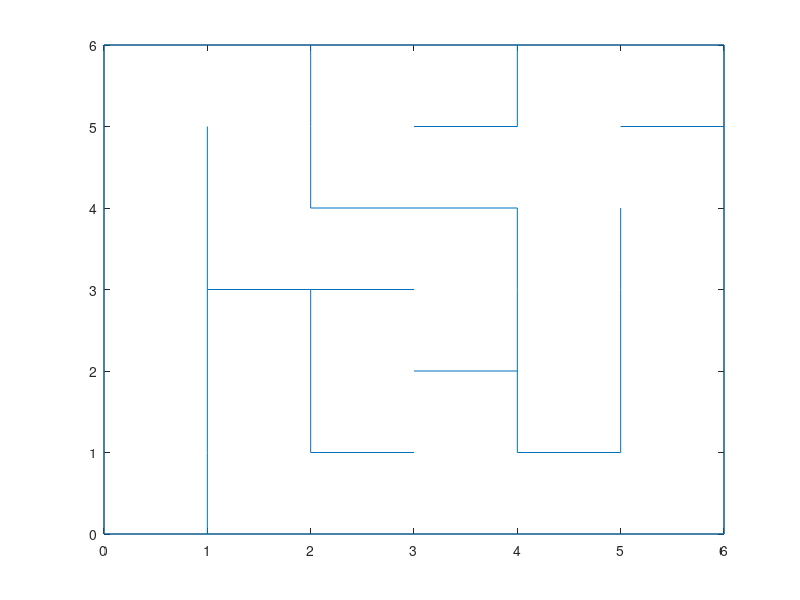

Write the MATLAB code that produced this figure.

function [lines,board,hist,result] = maze(rowDim,colDim,start,stop,doPlot,printResult)
% MAZE  generates a random maze
% input:
%   optional:
%         rowDim: default: 14 
%         colDim: default: 14
%         start:  startfield of the resultpath;  default: [1,1]
%         stop:   targetfield of the resultpath; default: [rowDim,colDim]
%         doPlot: plot to new figure; default: true
%         printResult: plot the result-path; default: true
% output: lines:  nx2 array, containing all lines of the maze, where a line segment (for example [0,0;1,0])
%                 is separated by a NaN-entry. This allows to plot the whole maze directly with
%                 plot(lines(:,1),lines(:,2))
%         board:  (2*rowDim) by 2*colDim boolean-array, where walls have a truth-value 1, free space 0
%                 can be inspected easyli with spy(board)
%         hist:   the path of the maze-generation. Whenever e backtrack was performed, a NaN-value was insearted.
%         result: the most direct path from the startpoint to the endpoint
% written by Balthasar Hofer
% lebalz@outlook.com
% 01/03/2017
  
  % standard values
  if nargin<2
    rowDim = 6;
    colDim = 6;
  end
  if nargin < 4
    start = [1,1];
    stop = [rowDim,colDim];
  end
  if nargin<5
    doPlot = true;
  end
  if nargin<6
    printResult = false;
  end

  isUsed = false(rowDim,colDim);        %is field already visited/used?
  board = true(2*rowDim+1,2*colDim+1);  %
  pos = [1,1];                    %current lookup pos
  isUsed(pos(1),pos(2))=true;    
  hist = zeros(0,2);              %visit-history
  histPos = 0;                    %backtrack position
  stackCntr = 0;                  %matlab restricts the number of recursive
                                  %calls to a platform-dependent size. To
                                  %prevent from overflows, keep track of
                                  %stack-deepness

  NEIGHBOURS = [...               %relative indexes for neighbour lookup
    0 , 1;...
    1 , 0;...
    0 ,-1;...
    -1, 0];
  % create random maze
  finished = next_iteration();
  while ~finished
    stackCntr = 0;
    finished=next_iteration();
  end
  
  % traverse history and set neighbour-fields
  h = hist;
  indx = 1:size(hist,1);
  
  %replace nan with current field --> no connected fields here
  h(indx(isnan(h(:,1))),:) = h(indx(isnan(h(:,1)))-1,:);

  %connected fields relative to curr pos
  conFieldInd = diff([h(:,1),h(:,2)]);
  conFieldInd = [conFieldInd;0,0];
  c = 1;
  
  % set walls on board
  for p = hist'
    if ~isnan(p(1))
      board(2*p(1),2*p(2)) = false;
      board(2*p(1)+conFieldInd(c,1),2*p(2)+conFieldInd(c,2)) = false;
    end
    c = c + 1;
  end

  % drawing lines
  lines = [];
  for j = 1:2:2*rowDim
    for k = 1:2:2*colDim
      if board(j,k)
        if sum(board(j,k:k+2))==3
          lines = [lines;j/2,k/2; j/2,k/2+1;NaN(1,2)];
        end
        if sum(board(j:j+2,k))==3
          lines = [lines;j/2,k/2; j/2+1,k/2;NaN(1,2)];
        end
      end
    end
  end
  
  % add boarder
  lines = [lines;...
    rowDim+0.5,0.5;...
    rowDim+0.5,colDim+0.5;...
    NaN,NaN;...
    rowDim+0.5,colDim+0.5;...
    0.5,colDim+0.5;...
    NaN,NaN;];
  lines = lines - 0.5;
  hist = hist - 0.5;
  
  % scale to 1
  lines = [lines(:,1)./rowDim,lines(:,2)./colDim];
  hist = [hist(:,1)./rowDim,hist(:,2)./colDim];
  result = get_result_path(start,stop);
  
  if doPlot
    fh = figure('Name',sprintf('Random Maze %d by %d', rowDim,colDim),'Toolbar','none','Menubar','none');
    pos = get(fh,'Position');
    xscale = rowDim/colDim;
    set(fh,'Position',[pos(1),pos(2)-pos(3)+pos(4),xscale*pos(3),pos(3)]),
    plot(rowDim*lines(:,1),colDim*lines(:,2));    
    if printResult
      hold on
      set(gca,'XTick',[],'YTick',[],'Position',[0.015,0.015,0.97,0.97],'YLim',[0,colDim],'XLim',[0,rowDim]);
      plot(rowDim*result(:,1),colDim*result(:,2),'r');
%       plot(rowDim*result(end,1),colDim*result(end,2),'og','MarkerFaceColor','g');
%       plot(rowDim*result(1,1),colDim*result(1,2),'or','MarkerFaceColor','r');
      hold off
    end
  end
  
  function finished = next_iteration()
    stackCntr = stackCntr + 1;
    if stackCntr == 200
      finished = false;
      return;
    end
    ind = 1:4;
    poss = NEIGHBOURS + repmat(pos,4,1);
    poss(ind(poss(:,1)<1|poss(:,1)>rowDim),:)=NaN;
    poss(ind(poss(:,2)<1|poss(:,2)>colDim),:)=NaN;
    isfree = false(1,4);
    for i = 1:4
      if ~isnan(poss(i,1))
        isfree(i) = ~isUsed(poss(i,1),poss(i,2));
      end
    end
    if sum(isfree)==0
      if histPos > 1
        if histPos == size(hist,1)
          hist = [hist;pos];
          hist = [hist;NaN(1,2)];
        end
        histPos = histPos - 1;
        pos = hist(histPos,:);
      else
        finished = true;
        return;
      end
    else
      hist = [hist;pos];
      histPos = size(hist,1);
      next = randi([1,4]);
      while ~isfree(next)
        next = randi([1,4]);
      end
      pos = poss(next,:);
      isUsed(pos(1),pos(2))=true;
    end
    finished = next_iteration();
  end

  function resPath = get_result_path(startPoint,endPoint)
    if nargin < 2
      startPoint = [1,1];
      endPoint = [rowDim,colDim];
    end
    startPoint = startPoint - [0.5,0.5];
    endPoint = endPoint - [0.5,0.5];
    startPoint = startPoint./[rowDim,colDim];
    endPoint = endPoint./[rowDim,colDim];
    hist_p = get_flattend_path(hist);
    startInd = find((startPoint(1,1)==hist_p(:,1)) & (startPoint(1,2)==hist_p(:,2)),1,'last');
    endInd = find((endPoint(1,1)==hist_p(:,1)) & (endPoint(1,2)==hist_p(:,2)),1,'first');
    
    flag = startInd > endInd;
    if flag
      t = startInd;
      startInd = endInd;
      endInd = t;
    end
    resPath = hist_p(startInd:endInd,:);
    if flag
      resPath=flipud(resPath);
    end
    i = 1;
    toDelInds = false(size(resPath,1),1);
    while i <= size(resPath,1)
      idPoints = (resPath(i,1)==resPath(1:i,1)) & (resPath(i,2)==resPath(1:i,2));
      if sum(idPoints)>1
        toDel = find(idPoints);
        toDelInds(toDel(end-1)+1:toDel(end)) = true;
        i = toDel(end);
      end
      i = i + 1;
    end
    resPath(toDelInds,:) = [];
  end

  function flatPath = get_flattend_path(path)
    ind = 1:size(path,1);
    nan_ind = ind(isnan(path(:,1)));
    flatPath = path(1:nan_ind(1)-1,:);
    for i = 1:size(nan_ind,2)-1
      next_val = path(nan_ind(i)+1,:);
      if ~isnan(next_val(1))
        id_p = (next_val(1)==flatPath(:,1)) & (next_val(2)==flatPath(:,2));
        ip = find(id_p);
        flatPath = [flatPath(1:ip-1,:);...
          path(nan_ind(i)+1:nan_ind(i+1)-1,:);...
          flipud(path(nan_ind(i)+1:nan_ind(i+1)-1,:));...
          flatPath(ip:end,:)];
      end
    end
  end
end
